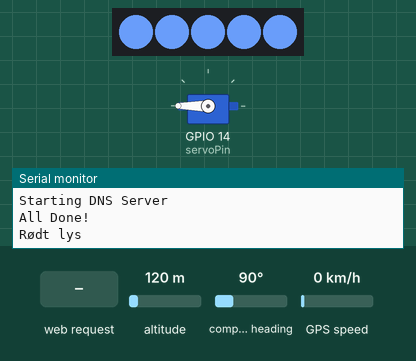
A program run on a simulated ESP32. On the bench: servo, 5 RGB LEDs in strip order, left to right, the last lines printed to the serial monitor. The inputs (shaded band) are chosen by the test bench; at power-on: altitude 120 m, compass heading 90°, GPS speed 0 km/h. Dim RGB values are drawn brighter than linear; the GPS gets a fix after 3 s at 37.7749, -122.4194 with 8 satellites.

Above: at 2.1 s.
At 5.2 s:
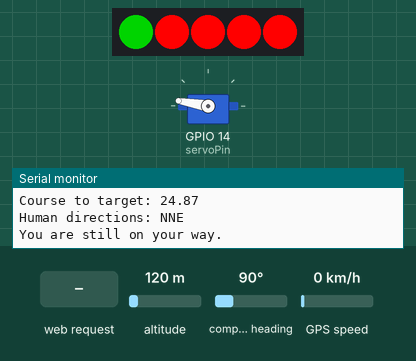
5.3 s: HTTP request GET /get?name=1 received
At 6.4 s:
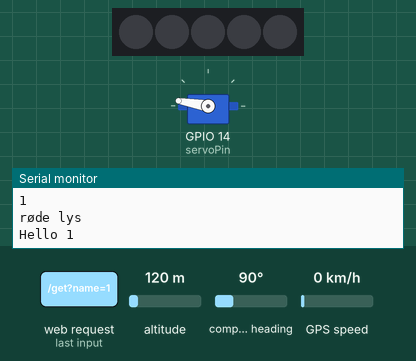
9.0 s: HTTP request GET /get?name=Askeladden received
At 11.0 s:
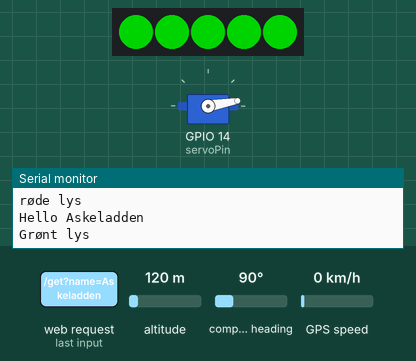
Timing chart, 0 to 27.1 s (numbered marks = the images above; inputs shaded):
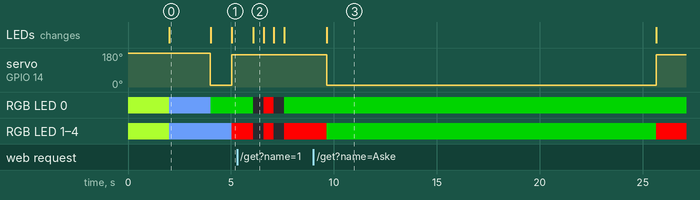

The program:

main.cpp
```cpp
#include <Arduino.h>
#include <DNSServer.h>
#include <WiFi.h>
#include <AsyncTCP.h>
#include "ESPAsyncWebServer.h"
#include <FastLED.h>
#include <ESP32Servo.h>
//#include <HardwareSerial.h>
//#include <SoftwareSerial.h>
#include <TinyGPS++.h>
#include <Wire.h>

DNSServer dnsServer;
AsyncWebServer server(80);

//=========lys=====
int p=0;
#define numLeds 5
#define dataPin 12
CRGB leds[numLeds];
//----------
//=======Servo========
Servo myservo;
int servoPin = 14;
//=======GPS=========
#define GPS_RX 16  // GPS module RX pin
#define GPS_TX 17  // GPS module TX pin
#define firsttime 0

HardwareSerial gpsSerial(1);
TinyGPSPlus gps;

//======our target
const float pos_lat =59.3528644;
const float pos_long =5.2192641;
//=====test target
//const float pos_lat = ;
//const float pos_long = ;

// put function declarations here:
int myFunction(int, int);

//=======Code to be used to open box if everything fails========
String user_name;
String Open= "Boksen er åpen";
String proficiency;
bool name_received = false;
bool proficiency_received = false;

//define a web page to be presented to the user when they connect to the server
//with hints on how to find the target. New hints to be presented every 10 minutes from first logon
//and every 5 minutes after the first 10 minutes
//the hints will be presented in the form of a list
//the distance and heading to the target will be presented in the form of a table, based on gps data distanceKm and courseTo gps.cardinal(courseTo)
//the user will be able to click a button to check if they have reached the target
//if the user has reached the target, the lights will turn green and the servo will turn to 10 degrees
//picture of suspicius person carrying a box. The user will be able to click on the picture to get a hint(maybe)
const char index_html[] PROGMEM = R"rawliteral(
<!DOCTYPE HTML><html><head>
  <title>Fritz portal</title>
  <meta name="viewport" content="width=device-width, initial-scale=1">
  </head><body>
  <h3>Fritz box</h3>
  <br><br>
  Hallo, ich bin Fritz!
  <br><br>
  Ich habe deinen Osterschnüffler mitgenommen und versteckt.
  Bring mich zum richtigen Ort, um den Süßigkeiten zurückzubekommen.
  <br><br>
  Erster Hinweis:
  Cu
  <br><br>
  Zweiter Hinweis:
  New York
    <br><br>
  Dritter Hinweis:

<br><br>

  Wer Fahren wir?
  <br><br>
  <h4>Entfernung zum ziel:</h4>
  wenn der erste LED grün ist, hat der GPS einen Fix, sonst blinkt der erste LED langsam rot
  <table>
  <tr>
  <td>
    <p>Latitude: <span id="latitude"></span></p>
    <p>Longitude: <span id="longitude"></span></p>
    <p>Distance to target [km]: <span id="distance"></span></p>
    <p>Heading: <span id="heading"></span></p>

  </td>
  <td>
    <script>
    setInterval(function() {
    var xhr = new XMLHttpRequest();
    xhr.open("GET", "/data", true);
    xhr.onreadystatechange = function () {
        if (xhr.readyState == 4 && xhr.status == 200) {
            var data = JSON.parse(xhr.responseText);
            document.getElementById("latitude").textContent = data.latitude;
            document.getElementById("longitude").textContent = data.longitude;
            document.getElementById("distance").textContent = data.distance;
            document.getElementById("heading").textContent = data.heading;
        }
    }
    xhr.send();
}, 1000);
    </script>
  </td>
  </tr>
  </table>
  <br><br>
<br><br>
<br><br>
<br><br>
<br><br>
<br><br>
<br><br>
  <br><br>
<hr> <!-- Dividing line -->
  <br><br> <!-- Whitespace -->

  <form action="/get">
    <br>
    Name: <input type="text" name="name">
    <br>

    <input type="submit" value="Submit">
  </form>
  </body></html>
  )rawliteral";

class CaptiveRequestHandler : public AsyncWebHandler {
public:
  CaptiveRequestHandler() {}
  virtual ~CaptiveRequestHandler() {}

  bool canHandle(AsyncWebServerRequest *request){
    //request->addInterestingHeader("ANY");
    return true;
  }

  void handleRequest(AsyncWebServerRequest *request) {
    request->send_P(200, "text/html", index_html);
  }
};


void setupServer(){
  server.on("/", HTTP_GET, [](AsyncWebServerRequest *request){
      request->send_P(200, "text/html", index_html);
      Serial.println("Client Connected");
  });

  server.on("/get", HTTP_GET, [] (AsyncWebServerRequest *request) {
      String inputMessage;
      String inputParam;

      if (request->hasParam("name")) {
        inputMessage = request->getParam("name")->value();
        inputParam = "name";
        user_name = inputMessage;
        Serial.println(inputMessage);
        name_received = true;
      }
      request->send(200, "text/html", "The answer entered by you have been evaluated, if correct greeen light and box is open <br><a href=\"/\">Try Again</a>");
  });
    server.on("/data", HTTP_GET, [] (AsyncWebServerRequest *request) {
      String json = "{";
      json += "\"latitude\": " + String(gps.location.lat(), 6) + ",";
      json += "\"longitude\": " + String(gps.location.lng(), 6) + ",";
      // Replace distanceTo and heading with your actual variables
      json += "\"distance\": " + String(gps.distanceBetween(gps.location.lat(),gps.location.lng(),pos_lat,pos_long) / 1000.0, 2) + ",";
      json += "\"heading\": " + String(gps.courseTo(gps.location.lat(),gps.location.lng(),pos_lat,pos_long), 2);
      json += "}";
      request->send(200, "application/json", json);
  });
  server.on("/", HTTP_GET, [](AsyncWebServerRequest *request){
    String html = index_html;
    html.replace("id=\"latitude\"", "id=\"latitude\">" + String(gps.location.lat(), 6));
    html.replace("id=\"longitude\"", "id=\"longitude\">" + String(gps.location.lng(), 6));
    // Replace distanceTo and heading with your actual variables
    html.replace("id=\"distance\"", "id=\"distance\">" + String(gps.distanceBetween(gps.location.lat(),gps.location.lng(),pos_lat,pos_long) / 1000.0, 2));
    html.replace("id=\"heading\"", "id=\"heading\">" + String(gps.cardinal(gps.courseTo(gps.location.lat(),gps.location.lng(),pos_lat,pos_long))));
    request->send(200, "text/html", html);
});
}


void setup() {

  //your other setup stuff...
  //serial for debugging
  Serial.begin(115200);
  Serial.println();
  Serial.println("Setting up AP Mode");
  WiFi.mode(WIFI_AP);
  WiFi.softAP("Mystery-box");
  Serial.print("AP IP address: ");Serial.println(WiFi.softAPIP());
  Serial.println("Setting up Async WebServer");
  setupServer();
  Serial.println("Starting DNS Server");
  dnsServer.start(53, "*", WiFi.softAPIP());
  server.addHandler(new CaptiveRequestHandler()).setFilter(ON_AP_FILTER);//only when requested from AP
  //more handlers...
  //Setup for servo
  myservo.setPeriodHertz(50);
  myservo.attach(servoPin);
//=====setup for GPS
  gpsSerial.begin(9600, SERIAL_8N1, GPS_RX, GPS_TX);


  server.begin();
  Serial.println("All Done!");
  Serial.println("Rødt lys");
  FastLED.addLeds<NEOPIXEL, dataPin>(leds, numLeds);
  //for (p=0; p <= 4; p += 1) {
  //leds[p]= CRGB::Red;
  //tester åpen posisjon
  fill_solid(leds,5,CRGB::GreenYellow);
  myservo.write(179);
  FastLED.show();
  //tester lukket
  delay(2000);
  myservo.write(180);
  fill_solid(leds,5,CRGB::CornflowerBlue);
  FastLED.show();
  delay(2000);
  //lar den stå i åpen posisjon
  myservo.write(10);
  //}
}

void loop() {
  // Read GPS data
  while (gpsSerial.available() > 0) {
    gps.encode(gpsSerial.read());
  }
// Debug: if we haven't seen lots of data in 5 seconds, something's wrong.
if (millis() > 5000 && gps.charsProcessed() < 10) // uh oh
{
  Serial.println("ERROR: not getting any GPS data!");
  // dump the stream to Serial
  Serial.println("GPS stream dump:");
  while (true) // infinite loop
    if (gpsSerial.available() > 0) // any data coming in?
      Serial.println(gpsSerial.read());
}
  dnsServer.processNextRequest();
  if(name_received){
      Serial.print("Hello ");Serial.println(user_name);
        if(user_name=="Askeladden"){
          Serial.println("Grønt lys");
          myservo.write(10);
          fill_solid(leds,5,CRGB::Green);FastLED.show();
          delay(15000);

      }
        else{
            fill_solid(leds,5,CRGB::Black);FastLED.show();delay(500);
            fill_solid(leds,5,CRGB::Red);FastLED.show();delay(500);
            fill_solid(leds,5,CRGB::Black);FastLED.show();delay(500);
            fill_solid(leds,5,CRGB::Red);FastLED.show();
            myservo.write(170);
      }

        name_received = false;

      Serial.println("We'll wait for the next client now");
    }

// Calculate distance and course to target
//Use gps.location.isValid() to check if the GPS has a fix, and show one LED in Green whn it has a fix, otherwise show one LED in slow blink Red
if (gps.location.isValid()) {
  Serial.println("GPS has a fix!");
  leds[0] = CRGB::Green;
  FastLED.show();
} else {
  Serial.println("GPS does not have a fix!");
  leds[0] = CRGB::Red;
  FastLED.show();
}
double distanceKm =
  gps.distanceBetween(
    gps.location.lat(),
    gps.location.lng(),
    pos_lat,
    pos_long) / 1000.0;
double courseTo =
  gps.courseTo(
    gps.location.lat(),
    gps.location.lng(),
    pos_lat,
    pos_long);
Serial.print(gps.location.lat(), 6);
Serial.print(", ");
Serial.println(gps.location.lng(), 6);
Serial.print("Distance (km) to target: ");
Serial.println(distanceKm);
Serial.print("Course to target: ");
Serial.println(courseTo);
Serial.print("Human directions: ");
Serial.println(gps.cardinal(courseTo));
//following code will be used to present the distance and course to the target on the web page


//need to add a button to check if the user has reached the destination
//if the user has reached the destination, the lights will turn green
//and the servo will turn to 10 degrees

// Your existing code

if (distanceKm < 0.02) {
  Serial.println("You have reached your destination!");

  delay(1000);
   Serial.println("grønne lys");
   for (int i = 1; i < numLeds; i++) {
    leds[i] = CRGB::Green;
    myservo.write(10);
    FastLED.show();
    }
}
  else {
  Serial.println("You are still on your way.");
  delay(1000);
     Serial.println("røde lys");
   for (int i = 1; i < numLeds; i++) {
    leds[i] = CRGB::Red;
    myservo.write(170);
    FastLED.show();
}
}
}


// put function definitions here:
int myFunction(int x, int y) {
  return x + y;
}
```

alternative.cpp
```cpp

```

Measured:
- after the input at 5.3 s, RGB LED 0: RGB(0, 128, 0) → off after 0.78 s, → RGB(255, 0, 0) 0.50 s later, → off 0.50 s later, → RGB(0, 128, 0) 0.51 s later; RGB LED 1–4: alternates RGB(255, 0, 0) for 0.50 s and off for 0.51 s, 4 changes in all, then stays RGB(255, 0, 0), starting after 0.78 s; the LEDs: change after 0.78 s (image 2)
- after the input at 9.0 s, servo on GPIO 14 (servoPin): 170° → 10° after 0.65 s, → 170° 16.0 s later; RGB LED 1–4: RGB(255, 0, 0) → RGB(0, 128, 0) after 0.65 s, → RGB(255, 0, 0) 16.0 s later; the LEDs: change after 0.65 s (image 3)
- what the display in image 0 shows lasts 2.0 s, from 2.0 s to 4.0 s
- what the display in image 2 shows lasts 0.5 s, from 6.1 s to 6.6 s
